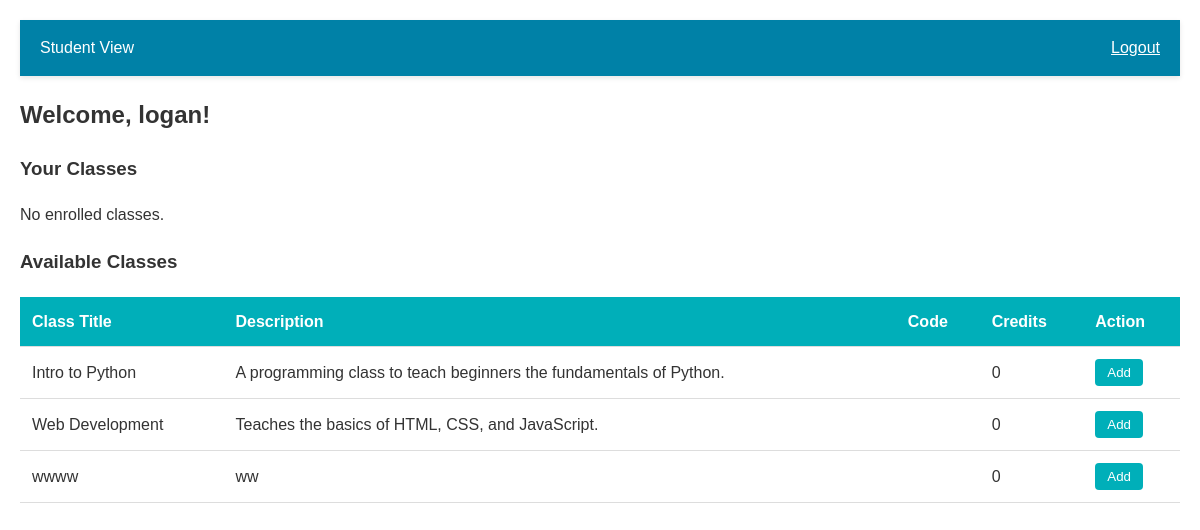
Page /student-dashboard (signed in) on the earlier database version.
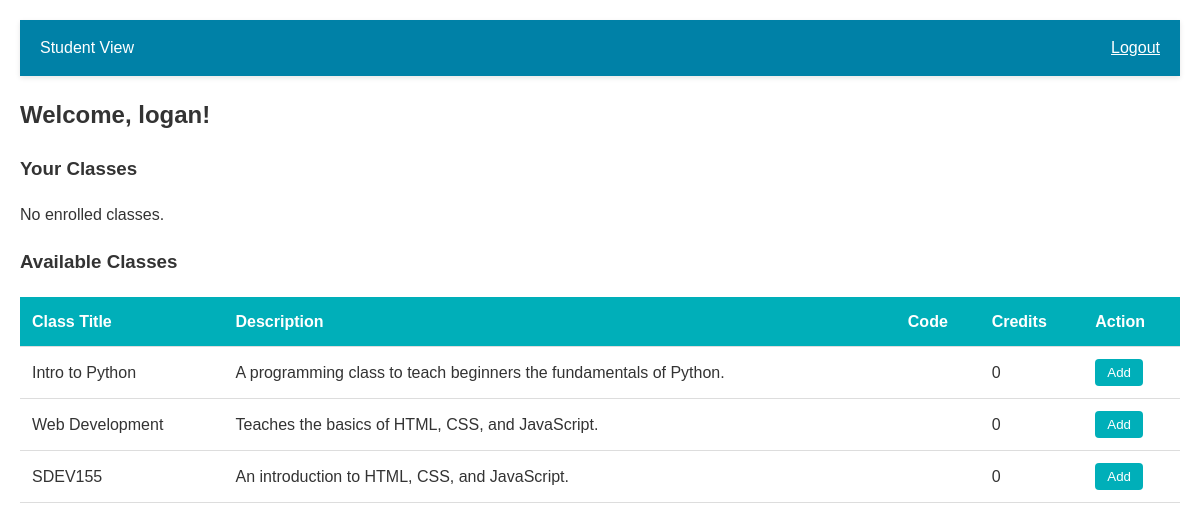
Same page on the later database version.
### tables this page shows
CREATE TABLE classes (
    id INTEGER PRIMARY KEY AUTOINCREMENT,
    title TEXT NOT NULL,
    description TEXT,
    teacher_id INTEGER,
    FOREIGN KEY (teacher_id) REFERENCES users(id)
);

### app.py (the view)
@app.route('/student-dashboard')
def student_dashboard():
    if 'username' in session and session.get('role') == 'student':
        conn = get_db_connection()
        all_classes = conn.execute("""
            SELECT * FROM classes
            WHERE id NOT IN (
                SELECT class_id FROM enrollments WHERE student_id = ?
            )
        """, (session['user_id'],)).fetchall()
        my_classes = conn.execute("""
            SELECT c.* FROM classes c
            JOIN enrollments e ON c.id = e.class_id
            WHERE e.student_id = ?
        """, (session['user_id'],)).fetchall()
        conn.close()
    return render_template('student_dashboard.html', all_classes=all_classes, my_classes=my_classes)

### app.py (called while the page is built)
def get_db_connection():
    conn = sqlite3.connect('school.db')
    conn.row_factory = sqlite3.Row
    return conn

### templates/student_dashboard.html (shortened to what this page needs)
<!DOCTYPE html>
<html lang="en">
<head>
    <link rel="stylesheet" href="{{ url_for('static', filename='Style.css') }}">
</head>
<body>
    <div class="container">
        <nav class="navbar">
            <div class="navbar-brand">Student View</div>
            <div class="navbar-actions">
                <a href="/login" class="nav-btn" id="logout-btn">Logout</a>
            </div>
        </nav>
        <h2>Welcome, {{ session.username }}!</h2>
        <div class="selected-courses">
            <h3>Your Classes</h3>
            <div id="selected-courses-list">
                {% if my_classes %}
                    <ul class="course-list">
                        {% for cls in my_classes %}
                        <li class="selected-course-item">
                            <div>
                                <strong>{{ cls.title }}</strong>
                                <span class="course-credits">({{ cls.credits if cls.credits else '0' }} credits)</span>
                            </div>
                            <form action="/drop/{{ cls.id }}" method="POST" style="display: inline">
                                <button type="submit" class="remove">Drop</button>
                            </form>
                        </li>
                        {% endfor %}
                    </ul>
                {% else %}
                    <p>No enrolled classes.</p>
                {% endif %}
            </div>
        </div>
        <div class="course-catalog">
            <h3>Available Classes</h3>
            <table id="course-table">
                <thead>
                    <tr>
                        <th>Class Title</th>
                        <th>Description</th>
                        <th>Code</th>
                        <th>Credits</th>
                        <th>Action</th>
                    </tr>
                </thead>
                <tbody id="course-table-body">
                    {% if all_classes %}
                        {% for cls in all_classes %}
                        <tr>
                            <td data-label="Class Title">{{ cls.title }}</td>
                            <td data-label="Description">{{ cls.description }}</td>
                            <td data-label="Code">{{ cls.code }}</td>
                            <td data-label="Credits">{{ cls.credits if cls.credits else '0' }}</td>
                            <td data-label="Action">
                                <form action="/enroll/{{ cls.id }}" method="POST" style="display: inline">
                                    <button type="submit" class="add-btn">Add</button>
                                </form>
                            </td>
                        </tr>
                        {% endfor %}
                    {% else %}
                        <tr>
                            <td colspan="5">No classes available.</td>
                        </tr>
                    {% endif %}
                </tbody>
            </table>
        </div>
    </div>
</body>
</html>

### static/Style.css (style rules this page uses)
body { font-family: Arial, sans-serif; line-height: 1.6; margin: 0; padding: 20px; color: #333; min-height: 100vh; align-items: center; }
.navbar { display: flex; justify-content: space-between; align-items: center; padding: 15px 20px; background-color: #0081a7; color: white; box-shadow: 0 2px 5px rgba(0, 0, 0, 0.1); position: sticky; top: 0; z-index: 1000; }
.container { max-width: 1200px; margin: 0 auto; }
table { width: 100%; border-collapse: collapse; margin-top: 20px; }
th, td { padding: 12px; text-align: left; border-bottom: 1px solid #ddd; }
th { background-color: #00afb9; color: white; }
button { padding: 6px 12px; cursor: pointer; background-color: #00afb9; color: white; border: none; border-radius: 4px; }
.add-btn { background-color: #00afb9; color: white; }
a { color: white; }

Differences in the rows shown:
removed classes: title "wwww", description "ww", credits "0"
added classes: title "SDEV155", description "An introduction to HTML, CSS, and JavaScript.", credits "0"
